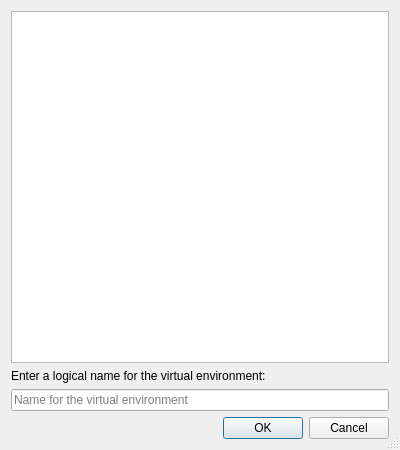
<?xml version="1.0" encoding="UTF-8"?>
<ui version="4.0">
 <class>VirtualenvNameDialog</class>
 <widget class="QDialog" name="VirtualenvNameDialog">
  <property name="geometry">
   <rect>
    <x>0</x>
    <y>0</y>
    <width>400</width>
    <height>450</height>
   </rect>
  </property>
  <property name="windowTitle">
   <string>Virtualenv Name</string>
  </property>
  <property name="sizeGripEnabled">
   <bool>true</bool>
  </property>
  <layout class="QVBoxLayout" name="verticalLayout">
   <item>
    <widget class="QListWidget" name="envsList">
     <property name="editTriggers">
      <set>QAbstractItemView::NoEditTriggers</set>
     </property>
     <property name="alternatingRowColors">
      <bool>true</bool>
     </property>
     <property name="selectionMode">
      <enum>QAbstractItemView::NoSelection</enum>
     </property>
     <property name="sortingEnabled">
      <bool>true</bool>
     </property>
    </widget>
   </item>
   <item>
    <widget class="QLabel" name="label">
     <property name="text">
      <string>Enter a logical name for the virtual environment:</string>
     </property>
    </widget>
   </item>
   <item>
    <widget class="E5ClearableLineEdit" name="nameEdit">
     <property name="toolTip">
      <string>Enter a unique name for the virtual environment</string>
     </property>
     <property name="placeholderText">
      <string>Name for the virtual environment</string>
     </property>
    </widget>
   </item>
   <item>
    <widget class="QDialogButtonBox" name="buttonBox">
     <property name="orientation">
      <enum>Qt::Horizontal</enum>
     </property>
     <property name="standardButtons">
      <set>QDialogButtonBox::Cancel|QDialogButtonBox::Ok</set>
     </property>
    </widget>
   </item>
  </layout>
 </widget>
 <customwidgets>
  <customwidget>
   <class>E5ClearableLineEdit</class>
   <extends>QLineEdit</extends>
   <header>E5Gui/E5LineEdit.h</header>
  </customwidget>
 </customwidgets>
 <tabstops>
  <tabstop>envsList</tabstop>
  <tabstop>nameEdit</tabstop>
 </tabstops>
 <resources/>
 <connections>
  <connection>
   <sender>buttonBox</sender>
   <signal>accepted()</signal>
   <receiver>VirtualenvNameDialog</receiver>
   <slot>accept()</slot>
   <hints>
    <hint type="sourcelabel">
     <x>248</x>
     <y>254</y>
    </hint>
    <hint type="destinationlabel">
     <x>157</x>
     <y>274</y>
    </hint>
   </hints>
  </connection>
  <connection>
   <sender>buttonBox</sender>
   <signal>rejected()</signal>
   <receiver>VirtualenvNameDialog</receiver>
   <slot>reject()</slot>
   <hints>
    <hint type="sourcelabel">
     <x>316</x>
     <y>260</y>
    </hint>
    <hint type="destinationlabel">
     <x>286</x>
     <y>274</y>
    </hint>
   </hints>
  </connection>
 </connections>
</ui>
